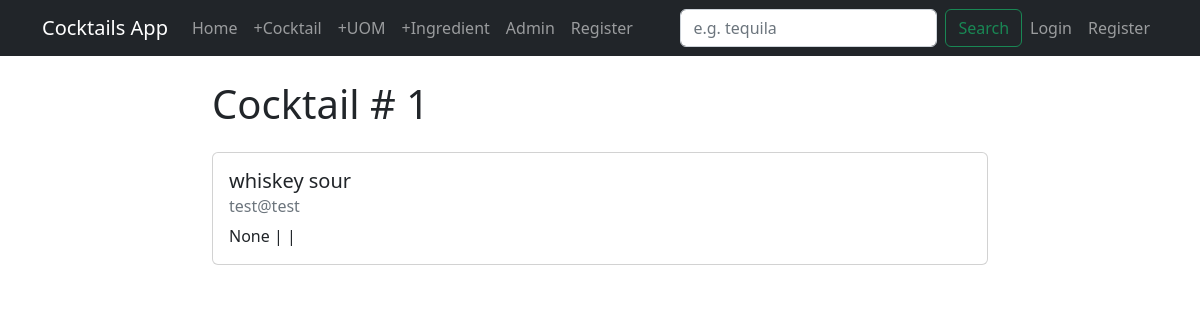
The page /cocktail/1 on the database its author committed.
### cocktails/models.py (models this page shows, shortened)
class Cocktail(models.Model):
  name = models.CharField(max_length=100, unique=True)
  slug = models.SlugField(blank=True, null=True)
  notes = models.TextField(blank=True)
  uom = models.ForeignKey(UOM, on_delete=models.SET_NULL, blank=True, null=True)
  quantity = models.ForeignKey(Quantity, on_delete=models.SET_NULL, blank=True, null=True)
  ingredients = models.ForeignKey(Ingredient, on_delete=models.SET_NULL, blank=True, null=True)
  author = models.ForeignKey(User, on_delete=models.CASCADE)

### cocktails/views.py (the view)
# urls.py: path('cocktail/<int:pk>', views.CocktailDetailView.as_view(), name="cocktails-detail"),
class CocktailDetailView(DetailView):
  model = models.Cocktail

### cocktails/templates/cocktails/cocktail_detail.html (shortened to what this page needs)
{% extends "cocktails/base.html" %}
{% block content %}
<h1>Cocktail # {{object.id}}</h1>
<div class="card my-4">
  <div class="card-body">
    <h5 class="card-title">{{ object.name }}</h5>
    <h6 class="card-subtitle mb-2 text-muted">{{ object.author }}</h6>
    <p class="card-text"> {{object.ingredients}} | {{object.notes}} | {{object.alcohol_content}} </p>
  </div>
</div>
{% endblock content %}

### rows shown on the page
Cocktail: id "1", name "whiskey sour", author "test@test", ingredients "None"
